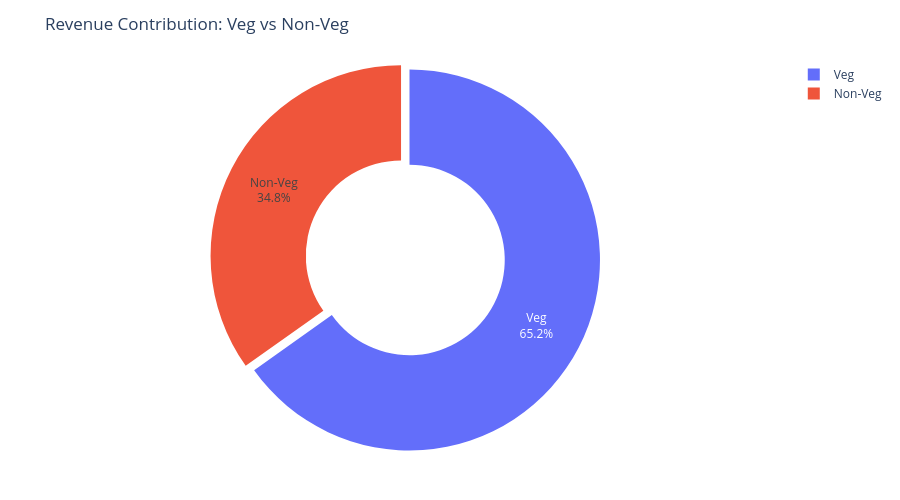

Notebook source saved alongside this figure:
### Code cell
fig = px.pie(
    food_revenue,
    values="Price (INR)",
    names="Food Category",
    hole=0.5,
    title="Revenue Contribution: Veg vs Non-Veg",
)

fig.update_traces(
    textinfo="percent+label",
    pull=[0.05,0]
)

fig.update_layout(
    height=500,
    margin=dict(t=60, b=40, l=40, r=40)
)

fig.show()

### Figure 1 — Plotly figure (JSON) as saved in the notebook; plotly's stock layout.template omitted (floating-point values rounded to 4 significant figures)
{"data": [{"domain": {"x": [0, 1], "y": [0, 1]}, "hole": 0.5, "hovertemplate": "Food Category=%{label}<br>Price (INR)=%{value}<extra></extra>", "labels": ["Non-Veg", "Veg"], "legendgroup": "", "name": "", "pull": [0.05, 0], "showlegend": true, "textinfo": "percent+label", "type": "pie", "values": [18460000.0, 34550000.0]}], "layout": {"height": 500, "legend": {"tracegroupgap": 0}, "margin": {"b": 40, "l": 40, "r": 40, "t": 60}, "title": {"text": "Revenue Contribution: Veg vs Non-Veg"}}}
